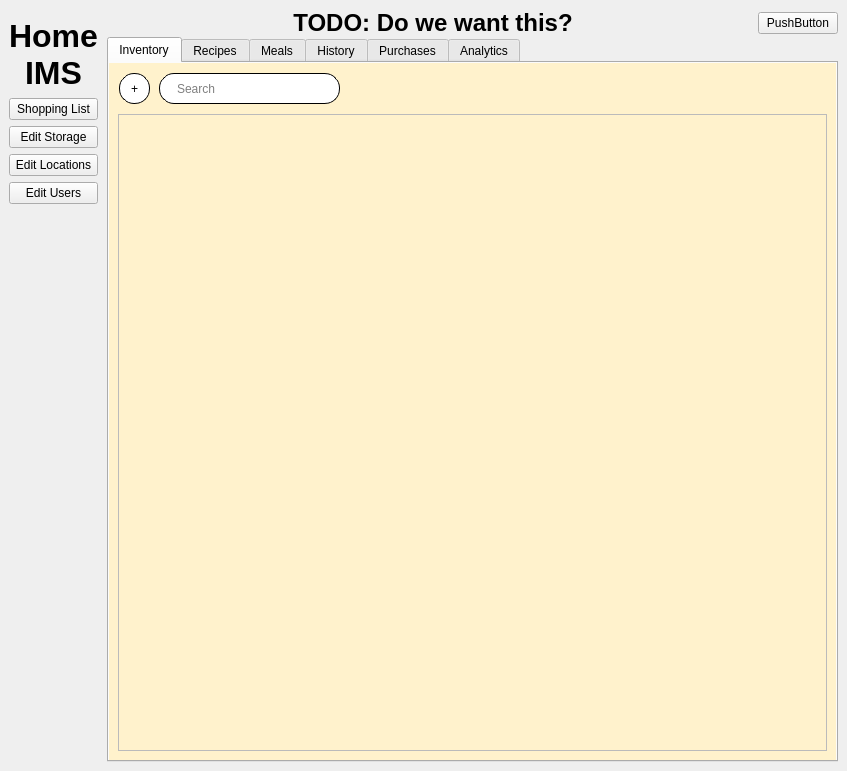
<?xml version="1.0" encoding="UTF-8"?>
<ui version="4.0">
 <class>MainWindow</class>
 <widget class="QMainWindow" name="MainWindow">
  <property name="geometry">
   <rect>
    <x>0</x>
    <y>0</y>
    <width>847</width>
    <height>771</height>
   </rect>
  </property>
  <property name="windowTitle">
   <string>MainWindow</string>
  </property>
  <property name="styleSheet">
   <string notr="true"/>
  </property>
  <widget class="QWidget" name="centralwidget">
   <layout class="QVBoxLayout" name="verticalLayout_4">
    <item>
     <layout class="QHBoxLayout" name="horizontalLayout">
      <property name="spacing">
       <number>0</number>
      </property>
      <item>
       <widget class="QWidget" name="widget" native="true">
        <layout class="QVBoxLayout" name="verticalLayout">
         <property name="leftMargin">
          <number>0</number>
         </property>
         <item>
          <widget class="QLabel" name="appLabel">
           <property name="text">
            <string>&lt;html&gt;&lt;head/&gt;&lt;body&gt;&lt;p align=&quot;center&quot;&gt;&lt;span style=&quot; font-size:24pt; font-weight:700;&quot;&gt;Home&lt;/span&gt;&lt;br/&gt;&lt;span style=&quot; font-size:24pt; font-weight:700;&quot;&gt;IMS&lt;/span&gt;&lt;/p&gt;&lt;/body&gt;&lt;/html&gt;</string>
           </property>
          </widget>
         </item>
         <item>
          <widget class="QPushButton" name="shoppingListBtn">
           <property name="text">
            <string>Shopping List</string>
           </property>
          </widget>
         </item>
         <item>
          <widget class="QPushButton" name="editStorageBtn">
           <property name="text">
            <string>Edit Storage</string>
           </property>
          </widget>
         </item>
         <item>
          <widget class="QPushButton" name="editLocationsBtn">
           <property name="text">
            <string>Edit Locations</string>
           </property>
          </widget>
         </item>
         <item>
          <widget class="QPushButton" name="editUsersBtn">
           <property name="text">
            <string>Edit Users</string>
           </property>
          </widget>
         </item>
         <item>
          <spacer name="verticalSpacer">
           <property name="orientation">
            <enum>Qt::Vertical</enum>
           </property>
           <property name="sizeHint" stdset="0">
            <size>
             <width>20</width>
             <height>40</height>
            </size>
           </property>
          </spacer>
         </item>
        </layout>
       </widget>
      </item>
      <item>
       <layout class="QVBoxLayout" name="verticalLayout_3">
        <item>
         <layout class="QHBoxLayout" name="horizontalLayout_3">
          <property name="spacing">
           <number>0</number>
          </property>
          <item>
           <spacer name="horizontalSpacer_2">
            <property name="orientation">
             <enum>Qt::Horizontal</enum>
            </property>
            <property name="sizeHint" stdset="0">
             <size>
              <width>40</width>
              <height>20</height>
             </size>
            </property>
           </spacer>
          </item>
          <item>
           <widget class="QLabel" name="label_2">
            <property name="mouseTracking">
             <bool>true</bool>
            </property>
            <property name="text">
             <string>&lt;html&gt;&lt;head/&gt;&lt;body&gt;&lt;p align=&quot;center&quot;&gt;&lt;span style=&quot; font-size:18pt; font-weight:700;&quot;&gt;TODO: Do we want this?&lt;/span&gt;&lt;/p&gt;&lt;/body&gt;&lt;/html&gt;</string>
            </property>
           </widget>
          </item>
          <item>
           <spacer name="horizontalSpacer">
            <property name="orientation">
             <enum>Qt::Horizontal</enum>
            </property>
            <property name="sizeHint" stdset="0">
             <size>
              <width>40</width>
              <height>20</height>
             </size>
            </property>
           </spacer>
          </item>
          <item>
           <widget class="QPushButton" name="pushButton">
            <property name="text">
             <string>PushButton</string>
            </property>
           </widget>
          </item>
         </layout>
        </item>
        <item>
         <widget class="QTabWidget" name="tabs">
          <property name="styleSheet">
           <string notr="true"/>
          </property>
          <property name="currentIndex">
           <number>0</number>
          </property>
          <widget class="QWidget" name="inventoryTab">
           <property name="styleSheet">
            <string notr="true">#inventoryTab {
	background-color: #fff2cc
}</string>
           </property>
           <attribute name="title">
            <string>Inventory</string>
           </attribute>
           <layout class="QVBoxLayout" name="verticalLayout_2">
            <property name="spacing">
             <number>0</number>
            </property>
            <property name="leftMargin">
             <number>0</number>
            </property>
            <property name="topMargin">
             <number>0</number>
            </property>
            <property name="rightMargin">
             <number>0</number>
            </property>
            <property name="bottomMargin">
             <number>0</number>
            </property>
            <item>
             <widget class="QWidget" name="widget_2" native="true">
              <property name="sizePolicy">
               <sizepolicy hsizetype="Fixed" vsizetype="Fixed">
                <horstretch>0</horstretch>
                <verstretch>0</verstretch>
               </sizepolicy>
              </property>
              <property name="minimumSize">
               <size>
                <width>241</width>
                <height>51</height>
               </size>
              </property>
              <widget class="QPushButton" name="addItemBtn">
               <property name="geometry">
                <rect>
                 <x>10</x>
                 <y>10</y>
                 <width>31</width>
                 <height>31</height>
                </rect>
               </property>
               <property name="autoFillBackground">
                <bool>false</bool>
               </property>
               <property name="styleSheet">
                <string notr="true">QPushButton:pressed {
	background-color: #dfdfdf;
}

QPushButton {
	background-color: #ffffff;
	border-color: #000000;
	border: 1px solid;
	border-radius: 15px;
}</string>
               </property>
               <property name="text">
                <string>+</string>
               </property>
               <property name="autoDefault">
                <bool>false</bool>
               </property>
               <property name="default">
                <bool>false</bool>
               </property>
               <property name="flat">
                <bool>false</bool>
               </property>
              </widget>
              <widget class="QLineEdit" name="inventorySearch">
               <property name="geometry">
                <rect>
                 <x>50</x>
                 <y>10</y>
                 <width>181</width>
                 <height>31</height>
                </rect>
               </property>
               <property name="cursor">
                <cursorShape>IBeamCursor</cursorShape>
               </property>
               <property name="tabletTracking">
                <bool>false</bool>
               </property>
               <property name="styleSheet">
                <string notr="true">border: 1px solid;
border-radius: 15px;
padding-left: 15px;
padding-right: 15px;</string>
               </property>
               <property name="text">
                <string/>
               </property>
               <property name="placeholderText">
                <string>Search</string>
               </property>
              </widget>
             </widget>
            </item>
            <item>
             <widget class="QWidget" name="widget_3" native="true">
              <layout class="QVBoxLayout" name="verticalLayout_5">
               <property name="spacing">
                <number>0</number>
               </property>
               <property name="leftMargin">
                <number>9</number>
               </property>
               <property name="topMargin">
                <number>0</number>
               </property>
               <property name="rightMargin">
                <number>9</number>
               </property>
               <property name="bottomMargin">
                <number>9</number>
               </property>
               <item>
                <widget class="QScrollArea" name="inventoryView">
                 <property name="sizePolicy">
                  <sizepolicy hsizetype="Expanding" vsizetype="Expanding">
                   <horstretch>0</horstretch>
                   <verstretch>0</verstretch>
                  </sizepolicy>
                 </property>
                 <property name="styleSheet">
                  <string notr="true">#inventoryView {
	background-color: #00ffffff;
	border: 1px solid;
	border-color: #bbbbbb;
}</string>
                 </property>
                 <property name="verticalScrollBarPolicy">
                  <enum>Qt::ScrollBarAsNeeded</enum>
                 </property>
                 <property name="horizontalScrollBarPolicy">
                  <enum>Qt::ScrollBarAlwaysOff</enum>
                 </property>
                 <property name="widgetResizable">
                  <bool>true</bool>
                 </property>
                 <widget class="QWidget" name="inventoryEntries">
                  <property name="geometry">
                   <rect>
                    <x>0</x>
                    <y>0</y>
                    <width>688</width>
                    <height>623</height>
                   </rect>
                  </property>
                  <property name="sizePolicy">
                   <sizepolicy hsizetype="Expanding" vsizetype="Preferred">
                    <horstretch>0</horstretch>
                    <verstretch>0</verstretch>
                   </sizepolicy>
                  </property>
                  <property name="styleSheet">
                   <string notr="true">#inventoryEntries {
	background-color: #00ffffff;
}</string>
                  </property>
                  <layout class="QVBoxLayout" name="verticalLayout_6"/>
                 </widget>
                </widget>
               </item>
              </layout>
             </widget>
            </item>
           </layout>
          </widget>
          <widget class="QWidget" name="recipesTab">
           <property name="styleSheet">
            <string notr="true">#recipesTab {
	background-color: rgb(221, 232, 250);
}</string>
           </property>
           <attribute name="title">
            <string>Recipes</string>
           </attribute>
           <layout class="QVBoxLayout" name="verticalLayout_8">
            <property name="spacing">
             <number>0</number>
            </property>
            <property name="leftMargin">
             <number>0</number>
            </property>
            <property name="topMargin">
             <number>0</number>
            </property>
            <property name="rightMargin">
             <number>0</number>
            </property>
            <property name="bottomMargin">
             <number>0</number>
            </property>
            <item>
             <widget class="QWidget" name="widget_4" native="true">
              <property name="sizePolicy">
               <sizepolicy hsizetype="Fixed" vsizetype="Fixed">
                <horstretch>0</horstretch>
                <verstretch>0</verstretch>
               </sizepolicy>
              </property>
              <property name="minimumSize">
               <size>
                <width>241</width>
                <height>51</height>
               </size>
              </property>
              <widget class="QPushButton" name="addRecipeBtn">
               <property name="geometry">
                <rect>
                 <x>10</x>
                 <y>10</y>
                 <width>31</width>
                 <height>31</height>
                </rect>
               </property>
               <property name="autoFillBackground">
                <bool>false</bool>
               </property>
               <property name="styleSheet">
                <string notr="true">QPushButton:pressed {
	background-color: #dfdfdf;
}

QPushButton {
	background-color: #ffffff;
	border-color: #000000;
	border: 1px solid;
	border-radius: 15px;
}</string>
               </property>
               <property name="text">
                <string>+</string>
               </property>
               <property name="autoDefault">
                <bool>false</bool>
               </property>
               <property name="default">
                <bool>false</bool>
               </property>
               <property name="flat">
                <bool>false</bool>
               </property>
              </widget>
              <widget class="QLineEdit" name="recipeSearch">
               <property name="geometry">
                <rect>
                 <x>50</x>
                 <y>10</y>
                 <width>181</width>
                 <height>31</height>
                </rect>
               </property>
               <property name="cursor">
                <cursorShape>IBeamCursor</cursorShape>
               </property>
               <property name="tabletTracking">
                <bool>false</bool>
               </property>
               <property name="styleSheet">
                <string notr="true">border: 1px solid;
border-radius: 15px;
padding-left: 15px;
padding-right: 15px;</string>
               </property>
               <property name="text">
                <string/>
               </property>
               <property name="placeholderText">
                <string>Search</string>
               </property>
              </widget>
             </widget>
            </item>
           </layout>
          </widget>
          <widget class="QWidget" name="mealsTab">
           <property name="styleSheet">
            <string notr="true">#mealsTab {
	background-color: rgb(241, 208, 205);
}</string>
           </property>
           <attribute name="title">
            <string>Meals</string>
           </attribute>
           <layout class="QVBoxLayout" name="verticalLayout_9">
            <property name="spacing">
             <number>0</number>
            </property>
            <property name="leftMargin">
             <number>0</number>
            </property>
            <property name="topMargin">
             <number>0</number>
            </property>
            <property name="rightMargin">
             <number>0</number>
            </property>
            <property name="bottomMargin">
             <number>0</number>
            </property>
            <item>
             <widget class="QWidget" name="widget_5" native="true">
              <property name="sizePolicy">
               <sizepolicy hsizetype="Fixed" vsizetype="Fixed">
                <horstretch>0</horstretch>
                <verstretch>0</verstretch>
               </sizepolicy>
              </property>
              <property name="minimumSize">
               <size>
                <width>241</width>
                <height>51</height>
               </size>
              </property>
              <widget class="QPushButton" name="addMealBtn">
               <property name="geometry">
                <rect>
                 <x>10</x>
                 <y>10</y>
                 <width>31</width>
                 <height>31</height>
                </rect>
               </property>
               <property name="autoFillBackground">
                <bool>false</bool>
               </property>
               <property name="styleSheet">
                <string notr="true">QPushButton:pressed {
	background-color: #dfdfdf;
}

QPushButton {
	background-color: #ffffff;
	border-color: #000000;
	border: 1px solid;
	border-radius: 15px;
}</string>
               </property>
               <property name="text">
                <string>+</string>
               </property>
               <property name="autoDefault">
                <bool>false</bool>
               </property>
               <property name="default">
                <bool>false</bool>
               </property>
               <property name="flat">
                <bool>false</bool>
               </property>
              </widget>
              <widget class="QLineEdit" name="mealSearch">
               <property name="geometry">
                <rect>
                 <x>50</x>
                 <y>10</y>
                 <width>181</width>
                 <height>31</height>
                </rect>
               </property>
               <property name="cursor">
                <cursorShape>IBeamCursor</cursorShape>
               </property>
               <property name="tabletTracking">
                <bool>false</bool>
               </property>
               <property name="styleSheet">
                <string notr="true">border: 1px solid;
border-radius: 15px;
padding-left: 15px;
padding-right: 15px;</string>
               </property>
               <property name="text">
                <string/>
               </property>
               <property name="placeholderText">
                <string>Search</string>
               </property>
              </widget>
             </widget>
            </item>
           </layout>
          </widget>
          <widget class="QWidget" name="historyTab">
           <property name="styleSheet">
            <string notr="true">#historyTab {
	background-color: rgb(217, 231, 214);
}</string>
           </property>
           <attribute name="title">
            <string>History</string>
           </attribute>
           <layout class="QVBoxLayout" name="verticalLayout_10">
            <item>
             <widget class="QWidget" name="widget_6" native="true">
              <property name="sizePolicy">
               <sizepolicy hsizetype="Fixed" vsizetype="Fixed">
                <horstretch>0</horstretch>
                <verstretch>0</verstretch>
               </sizepolicy>
              </property>
              <property name="minimumSize">
               <size>
                <width>201</width>
                <height>51</height>
               </size>
              </property>
              <widget class="QLineEdit" name="historySearch">
               <property name="geometry">
                <rect>
                 <x>10</x>
                 <y>10</y>
                 <width>181</width>
                 <height>31</height>
                </rect>
               </property>
               <property name="cursor">
                <cursorShape>IBeamCursor</cursorShape>
               </property>
               <property name="tabletTracking">
                <bool>false</bool>
               </property>
               <property name="styleSheet">
                <string notr="true">border: 1px solid;
border-radius: 15px;
padding-left: 15px;
padding-right: 15px;</string>
               </property>
               <property name="text">
                <string/>
               </property>
               <property name="placeholderText">
                <string>Search</string>
               </property>
              </widget>
             </widget>
            </item>
           </layout>
          </widget>
          <widget class="QWidget" name="purchasesTab">
           <property name="styleSheet">
            <string notr="true">#purchasesTab {
	background-color: #e1d5e7
}</string>
           </property>
           <attribute name="title">
            <string>Purchases</string>
           </attribute>
          </widget>
          <widget class="QWidget" name="analyticsTab">
           <property name="styleSheet">
            <string notr="true">#analyticsTab {
	background-color: rgb(245, 245, 245);
}</string>
           </property>
           <attribute name="title">
            <string>Analytics</string>
           </attribute>
           <layout class="QVBoxLayout" name="verticalLayout_7">
            <item>
             <widget class="QTableWidget" name="tableWidget">
              <property name="editTriggers">
               <set>QAbstractItemView::NoEditTriggers</set>
              </property>
              <property name="rowCount">
               <number>0</number>
              </property>
              <property name="columnCount">
               <number>6</number>
              </property>
              <attribute name="verticalHeaderVisible">
               <bool>false</bool>
              </attribute>
              <column>
               <property name="text">
                <string>Item Type</string>
               </property>
              </column>
              <column>
               <property name="text">
                <string>Amount Used</string>
               </property>
              </column>
              <column>
               <property name="text">
                <string>Amount Wasted</string>
               </property>
              </column>
              <column>
               <property name="text">
                <string>% Wasted</string>
               </property>
              </column>
              <column>
               <property name="text">
                <string>Money Spent</string>
               </property>
              </column>
              <column>
               <property name="text">
                <string>Money Wasted</string>
               </property>
              </column>
             </widget>
            </item>
           </layout>
          </widget>
         </widget>
        </item>
       </layout>
      </item>
     </layout>
    </item>
   </layout>
  </widget>
 </widget>
 <resources/>
 <connections/>
</ui>
